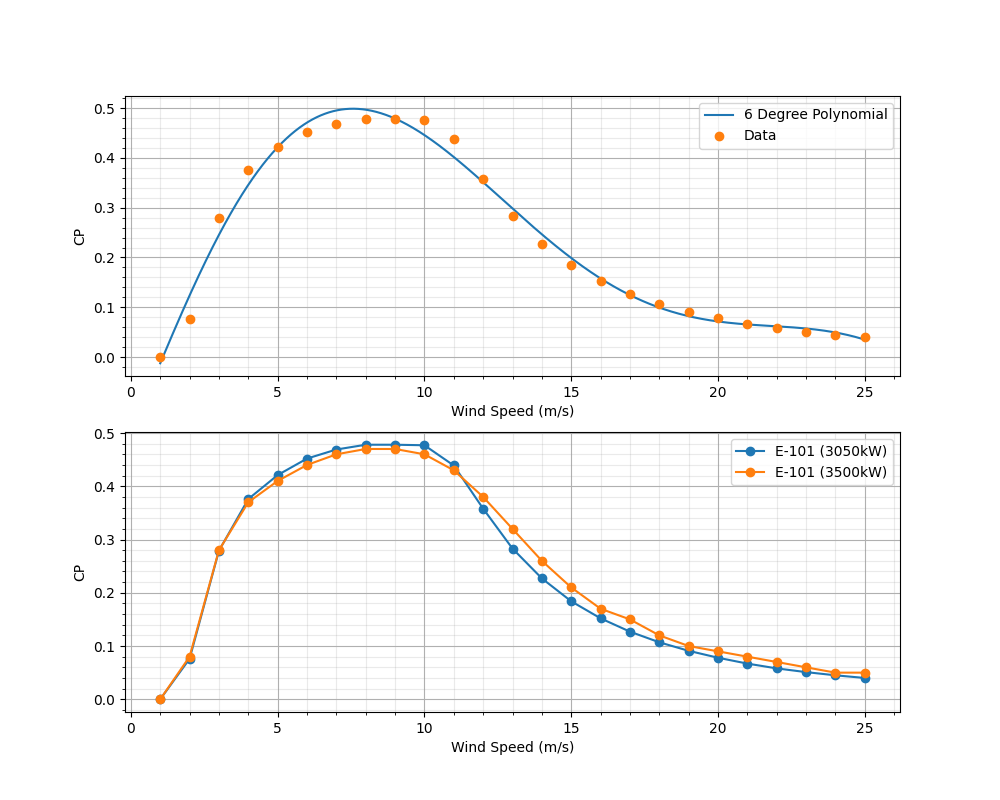

This figure's Python source:
import numpy as np
import pandas as pd
import matplotlib.pyplot as plt
from scipy.optimize import curve_fit


def poly(x, a, b, c, d, e, f, g):
    return (a * x) + (b * x ** 2) + (c * x ** 3) + (d * x ** 4) + (e * x ** 5) + (f * x ** 6) + g


def plot_curves(df1, df2):
    plt.plot(df1['Wind'], df1['CP'], '-o', df2['Wind'], df2['CP'], '-o')
    plt.grid(True)
    plt.minorticks_on()
    plt.grid(b=True, which='minor', color='#999999', linestyle='-', alpha=0.2)

    plt.legend(['E-101 (3050kW)', 'E-101 (3500kW)'])

    plt.xlabel('Wind Speed (m/s)')
    plt.ylabel('CP')
    plt.show()


if __name__ == '__main__':
    file_1 = 'e-101_3050.txt'
    file_2 = 'e-101_3500.txt'
    df1 = pd.read_csv(file_1, delimiter='\t')
    df2 = pd.read_csv(file_2, delimiter='\t')

    popt, _ = curve_fit(poly, df1['Wind'], df1['CP'])
    a, b, c, d, e, f, g = popt
    print(a, b, c, d, e, f, g)

    x = np.arange(1, 25, 0.01)
    y = np.array([poly(i, a, b, c, d, e, f, g) for i in x])

    plt.figure(figsize=(10, 8))
    plt.subplot(211)
    plt.plot(x, y)
    plt.plot(df1['Wind'], df1['CP'], 'o')
    plt.grid(True)
    plt.minorticks_on()
    plt.grid(b=True, which='minor', color='#999999', linestyle='-', alpha=0.2)
    plt.legend(['6 Degree Polynomial', 'Data'])
    plt.xlabel('Wind Speed (m/s)')
    plt.ylabel('CP')

    plt.subplot(212)
    plt.plot(df1['Wind'], df1['CP'], '-o', df2['Wind'], df2['CP'], '-o')
    plt.grid(True)
    plt.minorticks_on()
    plt.grid(b=True, which='minor', color='#999999', linestyle='-', alpha=0.2)

    plt.legend(['E-101 (3050kW)', 'E-101 (3500kW)'])

    plt.xlabel('Wind Speed (m/s)')
    plt.ylabel('CP')
    plt.show()
